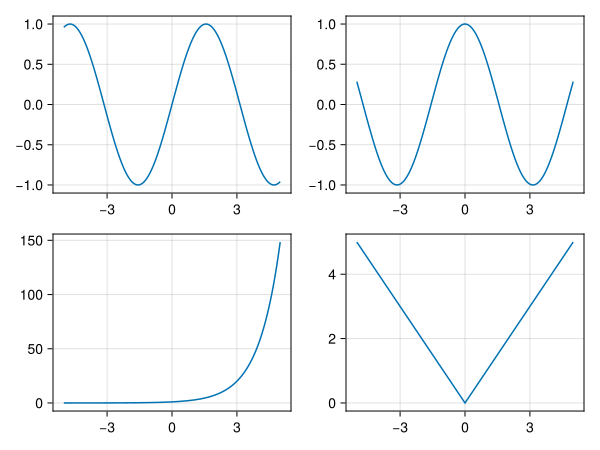

Source code (Julia):
using CairoMakie

fig = Figure()

a1 = Axis(fig[1,1])
a2 = Axis(fig[1,2])
a3 = Axis(fig[2,1])
a4 = Axis(fig[2,2])

lines!(a1, -5..5, sin)
lines!(a2, -5..5, cos)
lines!(a3, -5..5, exp)
lines!(a4, -5..5, abs)

save("./makie.svg", fig)